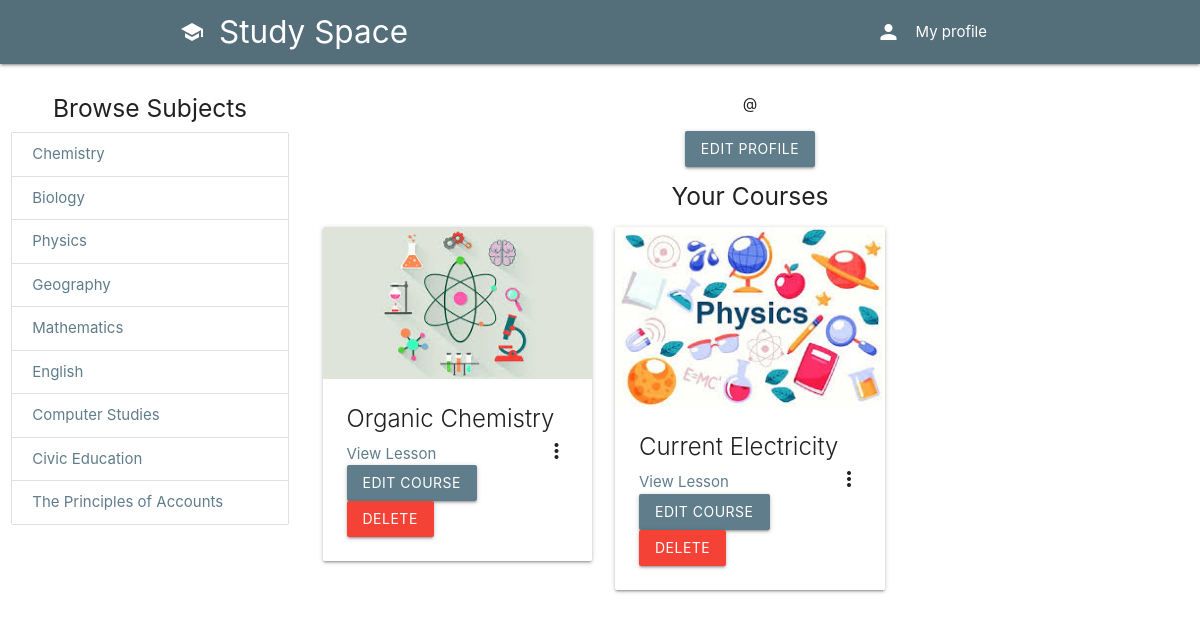
The page /user/1/ on the database its author committed.
### classroom/models.py (models this page shows, shortened)
class Category(models.Model):
	title = models.CharField(max_length=100, verbose_name='Title', null=True)
	icon = models.CharField(max_length=100, verbose_name='Icon', default='article')
	slug = models.SlugField(unique=True)

class Course(models.Model):
	id = models.UUIDField(primary_key=True, default=uuid.uuid4, editable=False)
	picture = models.ImageField(upload_to=user_directory_path, null=True)
	title = models.CharField(max_length=200, null=True)
	description = models.CharField(max_length=300, null=True)
	category = models.ForeignKey(Category, on_delete=models.CASCADE, null=True)
	syllabus = RichTextField()
	user = models.ForeignKey(User, on_delete=models.CASCADE, related_name='course_owner')
	enrolled = models.ManyToManyField(User)
	modules = models.ManyToManyField(Module)
	questions = models.ManyToManyField(Question)

### users/views.py (the view)
# urls.py: path('user/<username>/', UserProfile, name='profile'),
def UserProfile(request, username):
	user = get_object_or_404(User, id=username)
	courses = Course.objects.filter(user=user)
	enrolled_courses = Course.objects.filter(enrolled=user)
	categories = Category.objects.all()
	profile = Profile.objects.get(user=user)
	context = {
		'profile':profile,
		'courses':courses,
		'enrolled_courses':enrolled_courses,
		'categories':categories,
	}
	return render(request, 'users/profile.html', context)

### users/views.py (called while the page is built)
def SideNavInfo(request):
	user = request.user
	nav_profile = None
	if user.is_authenticated:
		nav_profile = Profile.objects.get(user=user)
	return {'nav_profile': nav_profile}

### users/templates/users/profile.html (shortened to what this page needs)
{% extends 'base.html'%}
{%load static%}
{%block content%}
<div class="row">
  <div class="col s3">
    {%include 'classroom/browse_component.html'%}
  </div>
  <div class="col s9">
    <div class="center align">
      <p>@{{user.username}}</p>
      {% if request.user == user %}
      <a href="{% url 'edit-profile' %}" class="btn waves-effect waves-light #546e7a blue-grey">Edit Profile</a>
      {%endif%}
    </div>
    <div>
      <h5 class="center-align text-lighten-4">Your Courses</h5>
      {% for course in courses %}
      <div class="col s12 m4">
        <div class="card">
          <div class="card-image waves-effect waves-block waves-light">
            <img class="activator" src="{{ course.picture.url }}">
          </div>
          <div class="card-content">
            <span class="card-title activator grey-text text-darken-4">{{ course.title }}<i
                class="material-icons right">more_vert</i></span>
            <p><a href="{% url 'course' course.id %}" class=" #546e7a blue-grey-text">View Lesson</a></p>
            <a href="{% url 'edit-course' course.id %}" class="btn #546e7a blue-grey">Edit course</a>
        <a href="{% url 'delete-course' course.id %}" class="btn red">Delete</a>
          </div>
        </div>
      </div>
      {% endfor %}
    </div>
  </div>
</div>
{%endblock%}

### templates/base.html (shortened to what this page needs)
{%load static%}
<!DOCTYPE html>
<html lang="en">
<head>
  <link href="{% static 'css/materialize.css' %}" type="text/css" rel="stylesheet" media="screen,projection" />
  <link href="{% static 'css/style.css' %}" type="text/css" rel="stylesheet" media="screen,projection"/>
</head>
<body>
  <nav class="#546e7a blue-grey darken-1" role= "navigation">
    <div class="nav-wrapper container">
      <a href="{% url 'index' %}" class="brand-logo"><i class="material-icons">school</i>Study Space</a>
      <ul class="right hide-on-med-and-down">
        <li><a href="#" data-target="slide-out" class="sidenav-trigger show-on-large"><i
              class="material-icons left">person</i>My profile</a></li>
      </ul>
    </div>
  </nav>
  {%block content%}{% endblock %}
  <br>
  <br>
</body>
</html>

### classroom/templates/classroom/browse_component.html
<div class="section">
  <h5 class="center-align">Browse Subjects</h5>
  <div>
    <ul class="collection">
      {% for category in categories %}
    <a href="{% url 'category-courses' category.slug %}" class="collection-item #546e7a blue-grey-text">{{category.title}}</a>
    {% endfor %}
  </ul>
</div>
</div>

### rows shown on the page
Category: title "Chemistry"
Category: title "Biology"
Category: title "Physics"
Category: title "Geography"
Category: title "Mathematics"
Category: title "English"
Category: title "Computer Studies"
Category: title "Civic Education"
Category: title "The Principles of Accounts"
Course: picture (picture), title "Organic Chemistry"
Course: picture (picture), title "Current Electricity"
